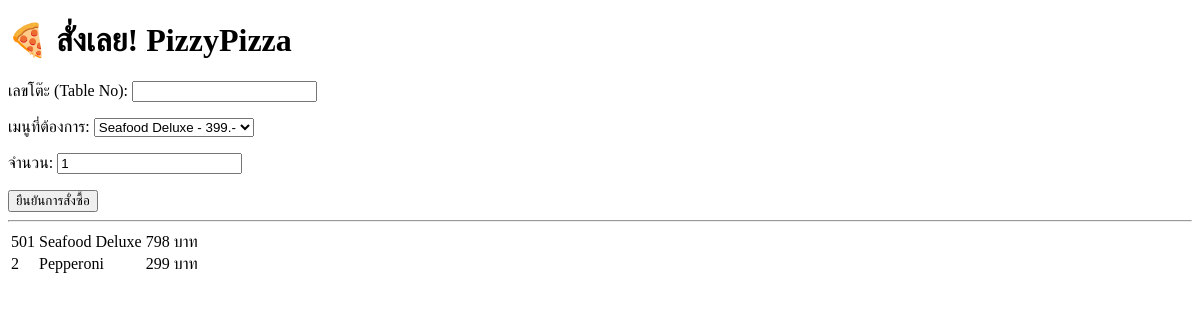
Before: / with the older database file.
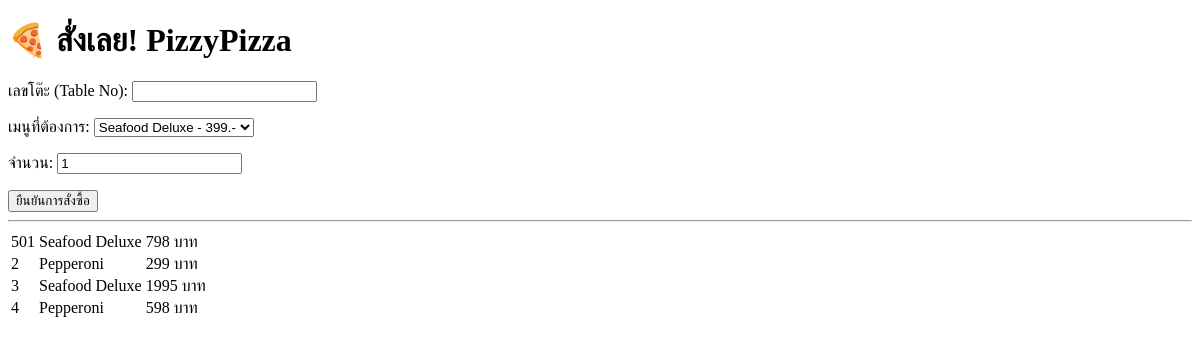
After: the same page with the newer database file.
### tables this page shows
CREATE TABLE TOTAL_ORDER (
    order_no INT,
    menu_name VARCHAR(100),
    quantity INT,
    subtotal DECIMAL(10, 2),
    PRIMARY KEY (order_no, menu_name),
    FOREIGN KEY (order_no) REFERENCES `ORDER`(order_no),
    FOREIGN KEY (menu_name) REFERENCES MENU(menu_name)
);

### app.py (the view)
@app.route('/')
def index():
    conn = get_db_connection()
    orders = conn.execute('SELECT * FROM TOTAL_ORDER').fetchall()
    conn.close()
    return render_template('user.html', orders=orders)

### app.py (called while the page is built)
def get_db_connection():
    conn = sqlite3.connect('restaurant.db')
    conn.row_factory = sqlite3.Row
    return conn

### templates/User.html (shortened to what this page needs)
<!DOCTYPE html>
<html>
<head>
</head>
<body>
    <h1>🍕 สั่งเลย! PizzyPizza</h1>
    <form action="/order" method="POST">
        <p>
            เลขโต๊ะ (Table No):
            <input type="number" name="table_no" required>
        </p>
        <p>
            เมนูที่ต้องการ:
            <select name="menu_name">
                <option value="Seafood Deluxe">Seafood Deluxe - 399.-</option>
            </select>
        </p>
        <p>
            จำนวน:
            <input type="number" name="quantity" value="1" min="1">
        </p>
        <button type="submit">ยืนยันการสั่งซื้อ</button>
    </form>
    <hr>
    <table>
        {% for order in orders %}
        <tr>
            <td>{{ order.order_no }}</td>
            <td>{{ order.menu_name }}</td>
            <td>{{ order.subtotal }} บาท</td>
        </tr>
        {% endfor %}
    </table>
</body>
</html>

Changed rows visible on the page:
added TOTAL_ORDER: order_no "3", menu_name "Seafood Deluxe", subtotal "1995"
added TOTAL_ORDER: order_no "4", menu_name "Pepperoni", subtotal "598"
